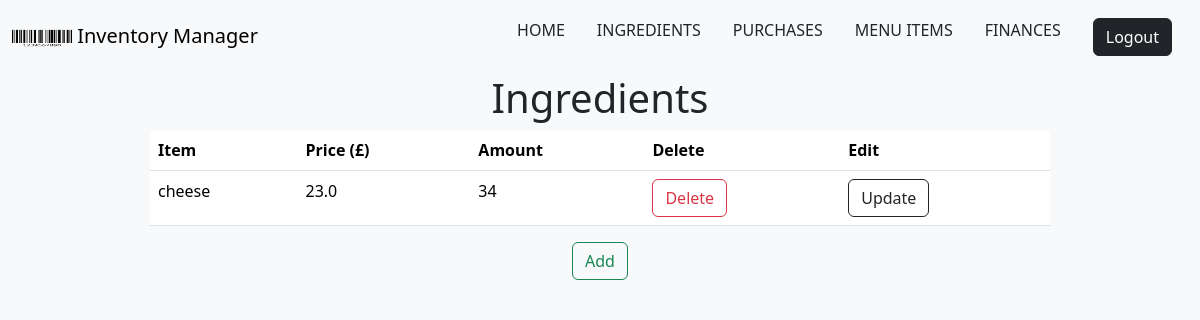
/ingredients/ (signed in), run on the app's committed database.
### inventory/models.py (models this page shows, shortened)
class Ingredient(models.Model):
    name = models.CharField(max_length=50)
    price = models.FloatField()
    quantity = models.IntegerField(default=0)
    unit = models.CharField(max_length=10,default="")
    slug = models.SlugField(null=False,unique=True)

### inventory/views.py (the view)
# urls.py: path('ingredients/',IngredientsListView.as_view(),name="ingredients-list"),
class IngredientsListView(LoginRequiredMixin,ListView):
    model = Ingredient

### inventory/templates/inventory/ingredient_list.html (shortened to what this page needs)
<!DOCTYPE html>
{% extends 'base.html' %}
{% block content %}
<div class="d-flex justify-content-center">
     <h1> Ingredients </h1>
</div>
<div class="table-responsive ">
    <table class="table table-hover mx-auto w-75 ">
        <tr>
            <th> Item </th>
            <th> Price (£) </th>
            <th> Amount </th>
            <th> Delete </th>
            <th> Edit </th>
        </tr>
        {% for item in object_list %}
        <tr>
            <td> {{ item.name }} </td>
            <td> {{ item.price }} </td>
            <td> {{ item.quantity }} </td>
            <td> <a href="{% url 'ingredient-delete' item.slug %}"> <button type="button" class="btn btn-outline-danger">Delete</button> </a> </td>
            <td> <a href="{% url 'ingredient-update' item.slug %}"> <button type="button" class="btn btn-outline-dark">Update</button> </a> </td>
        </tr>
        {% endfor %}
    </table>
</div>
<div class="d-flex justify-content-center"> <a href="{% url 'ingredient-add'%}">  <button type="button" class="btn btn-outline-success">Add</button> </a></div>
{% endblock %}

### data on the page
Ingredient: name "cheese", price "23.0", quantity "34"
